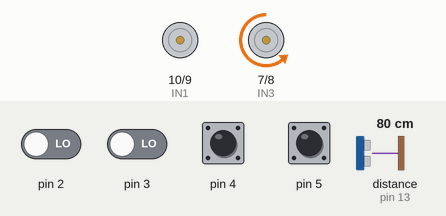
A sketch run on a simulated Arduino Uno, built with avr-gcc and run on an emulated ATmega328P. Parts: motor-driver pin pairs drawn as motors (green arrow = first pin HIGH = forward, orange = second pin HIGH = backward, longer = more drive, scaled by the enable pin). Wiring (inferred from the names in the program): ultrasonic range finder: trigger pin 12; echo pin 13. Inputs (shaded band) come from the test bench; at power-on: pin 4, pin 5 HIGH, pin 2, pin 3 LOW, distance to the obstacle (sensor on pin 13) 80 cm. The echo pulse lasts 58.3 µs per cm.

Above: at 3.2 s.
3.3 s: distance to the obstacle (sensor on pin 13) set to 12 cm
4.8 s: distance to the obstacle (sensor on pin 13) set to 9 cm
At 4.95 s:
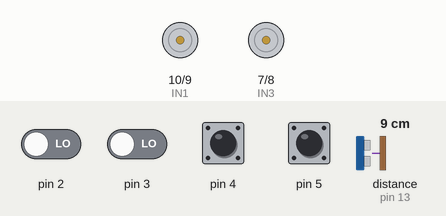
At 8.9 s:
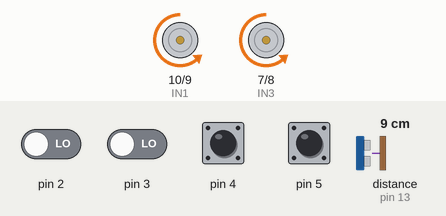
Timing chart, 0 to 10.4 s (numbered marks = the images above; inputs shaded):
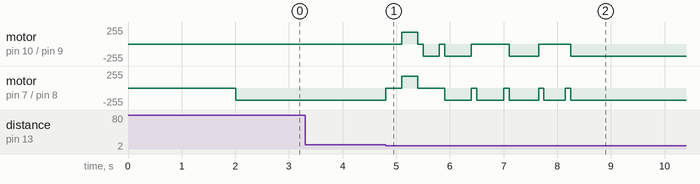

Measured:
- the behaviour switches between 11 and 10 cm on distance to the obstacle (sensor on pin 13) (found by bisection; images 0 and 1)
- after the input at 3.3 s, every drawn part: stays the same

The sketch:

LINE-TRACKING_ROBOT_v2.0.ino
```cpp
//Thiết kế bởi RC Man
int Robot_stop_distance = 10;// Khoảng cách phát hiện vật cản
//Kết nối SRF 04
const int trigPin = 12; // kết nối chân trig với chân 12 arduino
const int echoPin = 13; // kết nối chân echo với chân 13 arduino

int ENA = 11;
int IN1 = 10;
int IN2 = 9;

int ENB = 6;
int IN3 = 7;
int IN4 = 8;

//Set tốc độ của robot
#define ENASpeed 180
#define ENBSpeed 180

int Sensor1 = 0;
int Sensor2 = 0;
int Sensor3 = 0;
int Sensor4 = 0;


long duration; //
int distance;  // biến khoảng cách


void setup() {

  pinMode(ENA, OUTPUT);
  pinMode(IN1, OUTPUT);
  pinMode(IN2, OUTPUT);

  pinMode(ENB, OUTPUT);
  pinMode(IN3, OUTPUT);
  pinMode(IN4, OUTPUT);

  pinMode(Sensor1, INPUT);
  pinMode(Sensor2, INPUT);
  pinMode(Sensor3, INPUT);
  pinMode(Sensor4, INPUT);
  pinMode(trigPin, OUTPUT);
  pinMode(echoPin, INPUT);

  analogWrite(ENA, ENASpeed);
  analogWrite(ENB, ENBSpeed);
  delay(2000);
}

void loop() {
  digitalWrite(trigPin, LOW);
  delayMicroseconds(2);
  digitalWrite(trigPin, HIGH);
  delayMicroseconds(10);
  digitalWrite(trigPin, LOW);
  duration = pulseIn(echoPin, HIGH);
  distance = duration * 0.034 / 2;

  Sensor1 = digitalRead(5);
  Sensor2 = digitalRead(4);
  Sensor3 = digitalRead(3);
  Sensor4 = digitalRead(2);


  if (Sensor4 == HIGH && Sensor3 == HIGH && Sensor2 == LOW && Sensor1 == LOW) {
    Turn_left();
  }

  if (Sensor4 == HIGH && Sensor3 == HIGH && Sensor2 == HIGH && Sensor1 == LOW) {
    Turn_left();
  }

  if (Sensor4 == HIGH && Sensor3 == LOW && Sensor2 == LOW && Sensor1 == LOW) {
    Turn_left();
  }

  if (Sensor4 == LOW && Sensor3 == LOW && Sensor2 == HIGH && Sensor1 == HIGH) {
    Turn_right();
  }

  if (Sensor4 == LOW && Sensor3 == LOW && Sensor2 == LOW && Sensor1 == HIGH) {
    Turn_right();
  }

  if (Sensor4 == LOW && Sensor3 == HIGH && Sensor2 == HIGH && Sensor1 == HIGH) {
    Turn_right();
  }

  if (Sensor4 == HIGH && Sensor3 == HIGH && Sensor2 == HIGH && Sensor1 == HIGH) {
    Robot_stop();
  }

  if (Sensor4 == LOW && Sensor3 == HIGH && Sensor2 == HIGH && Sensor1 == LOW) {
    forward();
  }

//Khi khoảng cách từ robot nhỏ hơn giới hạn (10cm) thì:
  if (distance < Robot_stop_distance)
  {

    Robot_stop(); //robot dừng lại với thời gian là 300 ms
    delay(300);

    Backward(); //robot đi lùi với thời gian là 300 ms (Các bạn điều chỉnh thông số này sao cho phù hợp với thực tế)
    delay(300);
    Robot_stop(); //robot dừng lại với thời gian là 100 ms
    delay(100);

    Turn_left(); //robot xoay trái với thời gian là 300 ms (Các bạn điều chỉnh thông số này sao cho phù hợp với thực tế)
    delay(300);
    Robot_stop(); //robot dừng lại với thời gian là 100 ms
    delay(100);

    forward(); //robot đi đi thẳng với thời gian là 500 ms (Các bạn điều chỉnh thông số này sao cho phù hợp với thực tế)
    delay(500);
    Robot_stop(); //robot dừng lại với thời gian là 100 ms
    delay(100);

    Turn_right();//robot xoay phải với thời gian là 500 ms (Các bạn điều chỉnh thông số này sao cho phù hợp với thực tế)
    delay(500);
    Robot_stop(); //robot dừng lại với thời gian là 100 ms
    delay(100);

    forward(); //robot đi thẳng với thời gian là 550 ms (Các bạn điều chỉnh thông số này sao cho phù hợp với thực tế)
    delay(550);
    Robot_stop(); //robot dừng lại với thời gian là 100 ms
    delay(100);

    Turn_right(); //robot xoay ph với thời gian là 400 ms (Các bạn điều chỉnh thông số này sao cho phù hợp với thực tế)
    delay(400);
    Robot_stop(); //robot dừng lại với thời gian là 100 ms
    delay(100);

    forward();

    while (Sensor2 or Sensor3 == LOW) {

      Sensor1 = digitalRead(5);
      Sensor2 = digitalRead(4);
      Sensor3 = digitalRead(3);
      Sensor4 = digitalRead(2);

    }

  }
}
void forward()
{
  //motor A tiến
  digitalWrite(IN1, LOW);
  digitalWrite(IN2, HIGH);
  //motor B tiến
  digitalWrite(IN3, LOW);
  digitalWrite(IN4, HIGH);
}

void Backward()
{
  //motor A lùi
  digitalWrite(IN1, HIGH);
  digitalWrite(IN2, LOW);
  //motor B lùi
  digitalWrite(IN3, HIGH);
  digitalWrite(IN4, LOW);
}

void Turn_right()
{
  //motor A lùi
  digitalWrite(IN1, LOW);
  digitalWrite(IN2, LOW);
  //motor B tiến
  digitalWrite(IN3, LOW);
  digitalWrite(IN4, HIGH);
}
void Turn_left()
{
  //motor A tiến
  digitalWrite(IN1, LOW);
  digitalWrite(IN2, HIGH);
  //motor B lùi
  digitalWrite(IN3, LOW);
  digitalWrite(IN4, LOW);
}
void Robot_stop()
{
  //motor A tiến
  digitalWrite(IN1, LOW);
  digitalWrite(IN2, LOW);
  //motor B lùi
  digitalWrite(IN3, LOW);
  digitalWrite(IN4, LOW);
}
```
